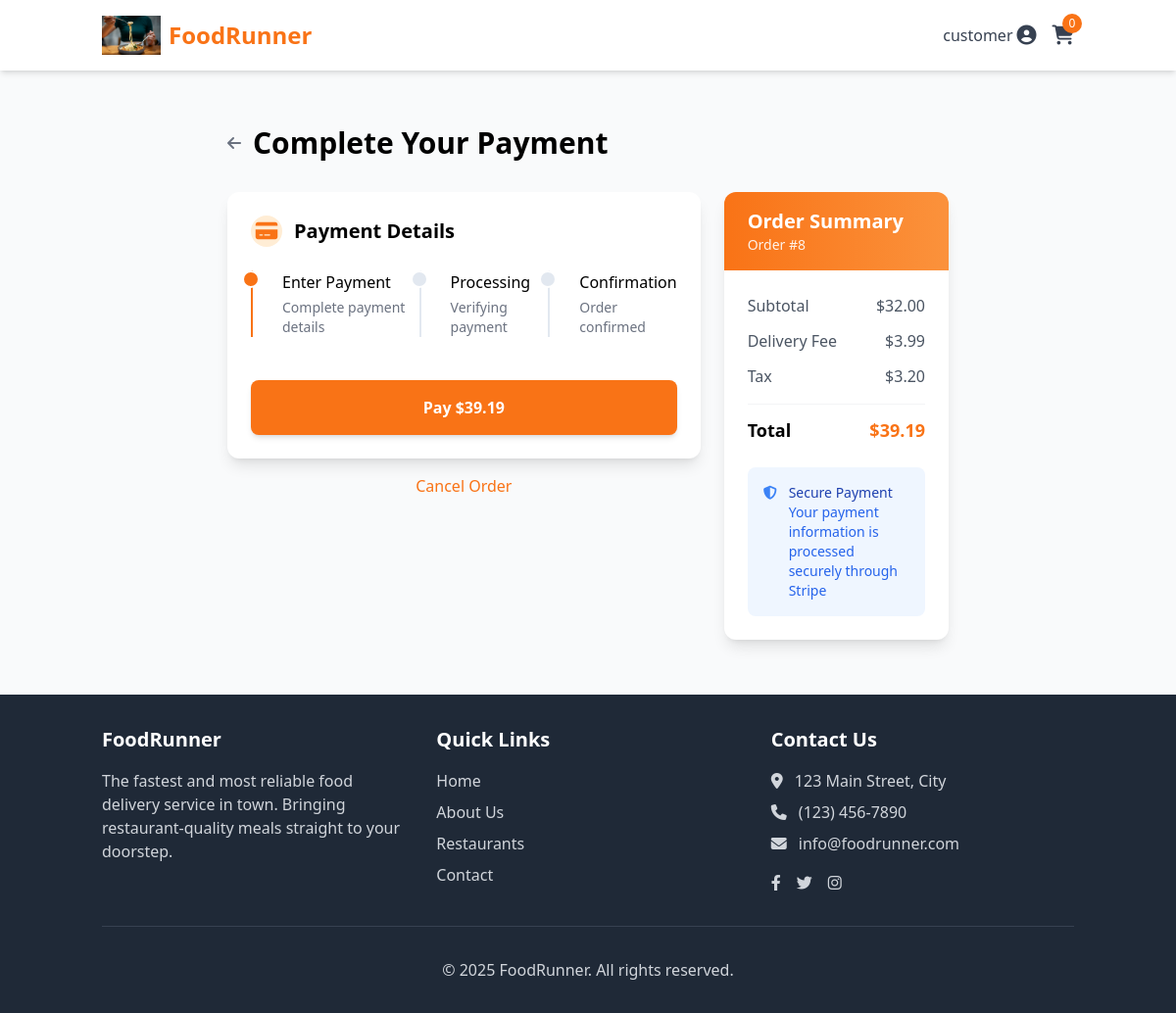
Page /payments/process/8/ (signed in) on the committed database.
### core/models.py (models this page shows, shortened)
class User(AbstractUser):
    USER_TYPE_CHOICES = (
        ('customer', 'Customer'),
        ('restaurant', 'Restaurant Manager'),
        ('delivery', 'Delivery Person'),
        ('admin', 'Administrator'),
    )
    user_type = models.CharField(
        max_length=20,
        choices=USER_TYPE_CHOICES,
        default='customer'
    )
    phone_number = models.CharField(max_length=15, blank=True)
    profile_picture = models.ImageField(upload_to='profile_pics/', blank=True, null=True)

### customers/models.py (models this page shows, shortened)
class Cart(models.Model):
    customer = models.OneToOneField(settings.AUTH_USER_MODEL, on_delete=models.CASCADE, related_name='cart')
    created_at = models.DateTimeField(auto_now_add=True)
    updated_at = models.DateTimeField(auto_now=True)
    @property
    def item_count(self):
        return self.items.count()

class Order(models.Model):
    STATUS_CHOICES = (
        ('pending', 'Pending'),
        ('confirmed', 'Confirmed'),
        ('preparing', 'Preparing'),
        ('ready_for_pickup', 'Ready for Pickup'),
        ('out_for_delivery', 'Out for Delivery'),
        ('delivered', 'Delivered'),
        ('cancelled', 'Cancelled'),
    )
    customer = models.ForeignKey(settings.AUTH_USER_MODEL, on_delete=models.CASCADE, related_name='orders')
    restaurant = models.ForeignKey(Restaurant, on_delete=models.CASCADE, related_name='orders')
    delivery_person = models.ForeignKey(
        settings.AUTH_USER_MODEL,
        on_delete=models.SET_NULL,
        null=True,
        blank=True,
        related_name='deliveries'
    )
    delivery_address = models.ForeignKey('core.Address', on_delete=models.SET_NULL, null=True)
    status = models.CharField(max_length=20, choices=STATUS_CHOICES, default='pending')
    total_amount = models.DecimalField(max_digits=8, decimal_places=2)
    delivery_fee = models.DecimalField(max_digits=5, decimal_places=2)
    tax_amount = models.DecimalField(max_digits=6, decimal_places=2)
    payment_status = models.CharField(max_length=20, default='pending')
    payment_method = models.CharField(max_length=50, default='stripe')
    stripe_payment_intent_id = models.CharField(max_length=255, blank=True, null=True)
    estimated_delivery_time = models.DateTimeField(null=True, blank=True)
    actual_delivery_time = models.DateTimeField(null=True, blank=True)
    special_instructions = models.TextField(blank=True)
    created_at = models.DateTimeField(auto_now_add=True)
    updated_at = models.DateTimeField(auto_now=True)
    @property
    def order_total(self):
        return self.total_amount + self.delivery_fee + self.tax_amount

### payments/views.py (the view)
# urls.py: path('process/<int:order_id>/', views.process_payment, name='process'),
@login_required
def process_payment(request, order_id):
    order = get_object_or_404(Order, id=order_id, customer=request.user)
    if order.payment_status == 'completed':
        messages.info(request, "This order has already been paid for.")
        return redirect('customers:order_detail', order_id=order.id)
    if order.stripe_payment_intent_id:
        payment_intent = get_payment_intent(order.stripe_payment_intent_id)
    else:
        payment_intent = create_payment_intent(order)
        order.stripe_payment_intent_id = payment_intent.id
        order.save()
    total_amount = order.order_total
    context = {
        'order': order,
        'stripe_public_key': settings.STRIPE_PUBLIC_KEY,
        'client_secret': payment_intent.client_secret,
        'total_amount': total_amount,
    }
    return render(request, 'payments/process.html', context)

### payments/utils.py (called while the page is built)
def get_payment_intent(payment_intent_id):
    return stripe.PaymentIntent.retrieve(payment_intent_id)

### payments/templates/payments/process.html (shortened to what this page needs)
{% extends 'base.html' %}
{% block content %}
<div class="max-w-3xl mx-auto my-8 px-4">
  <div class="flex items-center mb-8">
    <a href="javascript:history.back()" class="text-gray-500 hover:text-orange-500 transition duration-300 mr-3">
      <i class="fas fa-arrow-left"></i>
    </a>
    <h1 class="text-3xl font-bold">Complete Your Payment</h1>
  </div>
  <div class="grid grid-cols-1 lg:grid-cols-3 gap-6">
    <div class="lg:col-span-1 lg:order-2">
      <div class="bg-white rounded-xl shadow-lg overflow-hidden sticky top-6">
        <div class="bg-gradient-to-r from-orange-500 to-orange-400 py-4 px-6 text-white">
          <h2 class="text-xl font-semibold">Order Summary</h2>
          <p class="text-sm opacity-90">Order #{{ order.id }}</p>
        </div>
        <div class="p-6">
          <div class="space-y-3 mb-4">
            <div class="flex justify-between text-gray-600">
              <span>Subtotal</span>
              <span>${{ order.total_amount }}</span>
            </div>
            <div class="flex justify-between text-gray-600">
              <span>Delivery Fee</span>
              <span>${{ order.delivery_fee }}</span>
            </div>
            <div class="flex justify-between text-gray-600">
              <span>Tax</span>
              <span>${{ order.tax_amount }}</span>
            </div>
          </div>
          <div class="flex justify-between font-bold text-lg pt-3 border-t border-gray-100">
            <span>Total</span>
            <span class="text-orange-500">${{ total_amount }}</span>
          </div>
          <div class="mt-6 bg-blue-50 rounded-lg p-4 text-sm">
            <div class="flex items-start">
              <div class="text-blue-500 mr-3">
                <i class="fas fa-shield-alt"></i>
              </div>
              <div>
                <p class="font-medium text-blue-800">Secure Payment</p>
                <p class="text-blue-600">Your payment information is processed securely through Stripe</p>
              </div>
            </div>
          </div>
        </div>
      </div>
    </div>
    <div class="lg:col-span-2 lg:order-1">
      <div class="bg-white rounded-xl shadow-lg overflow-hidden">
        <div class="p-6">
          <div class="mb-6">
            <h2 class="text-xl font-semibold mb-6 flex items-center">
              <span class="bg-orange-100 text-orange-500 w-8 h-8 rounded-full flex items-center justify-center mr-3">
                <i class="fas fa-credit-card"></i>
              </span>
              Payment Details
            </h2>
            <div class="flex space-x-2 mb-6">
              <div class="payment-step active">
                <div class="payment-step-marker"></div>
                <div class="mb-1 font-medium">Enter Payment</div>
                <div class="text-gray-500 text-sm">Complete payment details</div>
              </div>
              <div class="payment-step">
                <div class="payment-step-marker"></div>
                <div class="mb-1 font-medium">Processing</div>
                <div class="text-gray-500 text-sm">Verifying payment</div>
              </div>
              <div class="payment-step">
                <div class="payment-step-marker"></div>
                <div class="mb-1 font-medium">Confirmation</div>
                <div class="text-gray-500 text-sm">Order confirmed</div>
              </div>
            </div>
          </div>
          <form id="payment-form" class="space-y-5">
            <button id="submit-button" type="submit" class="w-full bg-orange-500 text-white py-4 px-6 rounded-lg hover:bg-orange-600 transition duration-300 font-bold shadow-md hover:shadow-lg transform hover:-translate-y-1">
              Pay ${{ total_amount }}
            </button>
          </form>
        </div>
      </div>
      <div class="mt-4 text-center">
        <a href="{% url 'payments:cancel' order_id=order.id %}" class="text-orange-500 hover:text-orange-600 hover:underline transition duration-300 font-medium">
          Cancel Order
        </a>
      </div>
    </div>
  </div>
</div>
{% endblock %}

### core/templates/base.html (shortened to what this page needs)
<!DOCTYPE html>
<html lang="en">
<head>
    {% load static %}
    <script src="https://cdn.tailwindcss.com"></script>
    <link rel="stylesheet" href="https://cdnjs.cloudflare.com/ajax/libs/font-awesome/6.4.0/css/all.min.css">
</head>
<body class="bg-gray-50 min-h-screen flex flex-col">
    <header class="bg-white shadow-md">
        <nav class="container mx-auto px-4 py-4 flex justify-between items-center">
            <a href="{% url 'landing' %}" class="flex items-center">
                <img src="{% static 'images/logo.png' %}" alt="FoodRunner Logo" class="h-10 w-auto mr-2">
                <span class="text-2xl font-bold text-orange-500">FoodRunner</span>
            </a>
            <div class="flex items-center space-x-4">
                {% if user.is_authenticated %}
                    <div class="relative group">
                        <button class="flex items-center text-gray-700 hover:text-orange-500">
                            <span class="mr-1">{{ user.username }}</span>
                            <i class="fas fa-user-circle text-xl"></i>
                        </button>
                    </div>
                    {% if user.user_type == 'customer' %}
                        <a href="{% url 'customers:cart' %}" class="text-gray-700 hover:text-orange-500 relative">
                            <i class="fas fa-shopping-cart text-xl"></i>
                            <span class="absolute -top-2 -right-2 bg-orange-500 text-white rounded-full h-5 w-5 flex items-center justify-center text-xs">
                                {{ user.cart.item_count|default:'0' }}
                            </span>
                        </a>
                    {% endif %}
                {% else %}
                    <a href="{% url 'login' %}" class="text-gray-700 hover:text-orange-500 font-semibold">Login</a>
                    <a href="{% url 'register' %}" class="bg-orange-500 text-white px-4 py-2 rounded-md hover:bg-orange-600 font-semibold">Sign Up</a>
                {% endif %}
            </div>
        </nav>
    </header>
    <main class="flex-grow container mx-auto px-4 py-6">
        {% block content %}{% endblock %}
    </main>
    <footer class="bg-gray-800 text-white py-8">
        <div class="container mx-auto px-4">
            <div class="grid grid-cols-1 md:grid-cols-3 gap-8">
                <div>
                    <h3 class="text-xl font-semibold mb-4">FoodRunner</h3>
                    <p class="text-gray-300">
                        The fastest and most reliable food delivery service in town. Bringing restaurant-quality meals straight to your doorstep.
                    </p>
                </div>
                <div>
                    <h3 class="text-xl font-semibold mb-4">Quick Links</h3>
                    <ul class="space-y-2">
                        <li><a href="{% url 'landing' %}" class="text-gray-300 hover:text-orange-400">Home</a></li>
                        <li><a href="#" class="text-gray-300 hover:text-orange-400">About Us</a></li>
                        <li><a href="#" class="text-gray-300 hover:text-orange-400">Restaurants</a></li>
                        <li><a href="#" class="text-gray-300 hover:text-orange-400">Contact</a></li>
                    </ul>
                </div>
                <div>
                    <h3 class="text-xl font-semibold mb-4">Contact Us</h3>
                    <p class="text-gray-300 mb-2">
                        <i class="fas fa-map-marker-alt mr-2"></i> 123 Main Street, City
                    </p>
                    <p class="text-gray-300 mb-2">
                        <i class="fas fa-phone mr-2"></i> (123) 456-7890
                    </p>
                    <p class="text-gray-300 mb-2">
                        <i class="fas fa-envelope mr-2"></i> info@foodrunner.com
                    </p>
                    <div class="flex space-x-4 mt-4">
                        <a href="#" class="text-gray-300 hover:text-orange-400"><i class="fab fa-facebook-f"></i></a>
                        <a href="#" class="text-gray-300 hover:text-orange-400"><i class="fab fa-twitter"></i></a>
                        <a href="#" class="text-gray-300 hover:text-orange-400"><i class="fab fa-instagram"></i></a>
                    </div>
                </div>
            </div>
            <div class="border-t border-gray-700 mt-8 pt-8 text-center text-gray-300">
                <p>&copy; 2025 FoodRunner. All rights reserved.</p>
            </div>
        </div>
    </footer>
</body>
</html>

### payments/templates/payments/process.html (style rules this page uses)
.payment-step { position: relative; padding-left: 2rem; }
.payment-step::before { content: ''; position: absolute; left: 0; top: 0; bottom: 0; width: 2px; background-color: #E2E8F0; }
.payment-step.active::before { background-color: #F97316; }
.payment-step-marker { position: absolute; left: -9px; top: 0; height: 18px; width: 18px; border-radius: 50%; background-color: #E2E8F0; border: 2px solid white; }
.payment-step.active .payment-step-marker { background-color: #F97316; }

### rows in the picture
User: username "customer", cart.item_count "0"
Order: id "8", total_amount "32.00", delivery_fee "3.99", tax_amount "3.20"

### other values in the picture
{{ total_amount }} "39.19"
